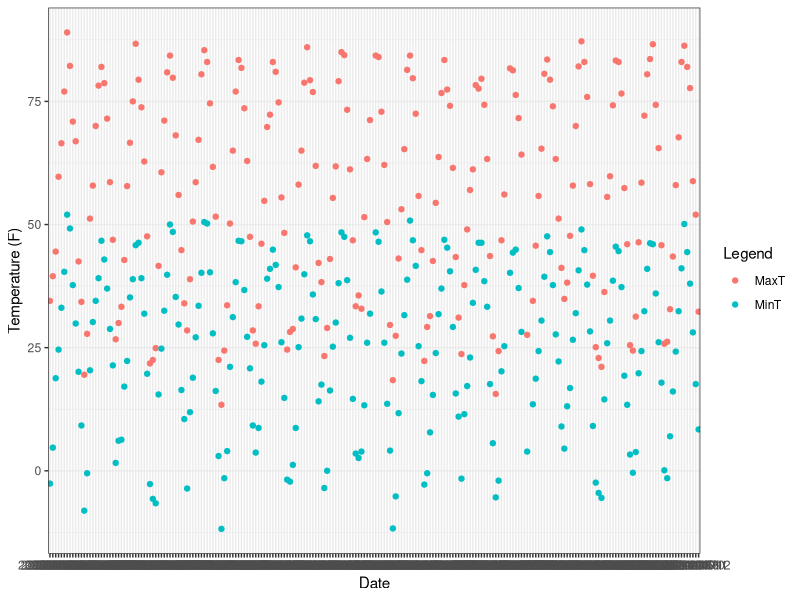
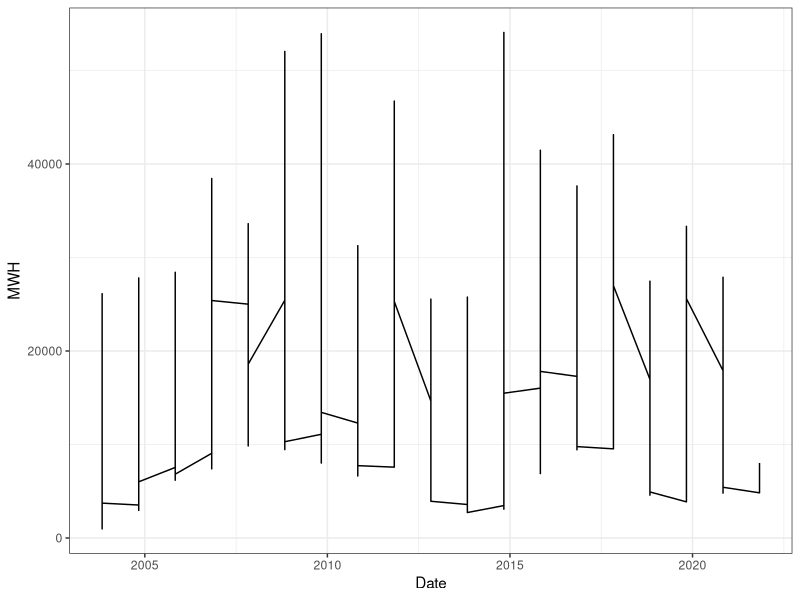

Reproduce these figures in R, in order. (Note: this script raises an error after producing the figures.)
## ---- chunk 1
getwd()
## ---- chunk 2
library(dplyr)
library(tidyverse)
library(ggplot2)

mytheme <- theme_classic(base_size = 14) +
  theme(axis.text = element_text(color = "black"), 
        legend.position = "right") + 
  theme_bw()
theme_set(mytheme)
## ---- chunk 3
climate<-read.csv("./Data/Processed/BlueMesaClimate.csv")
power<-read.csv("./Data/Processed/BlueMesaPower.csv")
reservoir<-read.csv("./Data/Processed/BlueMesaReservoir.csv")
## ---- chunk 4
#need to convert to date again - doesn't carry over from DataCleaning.Rmd
#We need to get all the dates in the same format (year - month) to combine into one dataset for analysis but I can't get R to cooperate
climate$Date <- format(as.Date(climate$Date, format = "%Y-%d"))
power$Date <- as.Date(power$Date, format = "%Y-%d")
reservoir$Date <- as.Date(reservoir$Date, format = "%Y-%m-%d")

#make a gathered data set for data viz
climate.longer<-pivot_longer(climate, MaxT:MinT, names_to = "Min/Max", values_to = "Temperature")

#make a gathered data set for data viz
reservoir.longer<-reservoir %>%
  pivot_longer(Inflow.cfs:Total.cfs, names_to = "Flow_Type", values_to = "Flow_(cfs)") %>%
  pivot_longer(Storage.af:Evaporation.af, names_to = "Volume_Type", values_to = "Volume_(af)")

#combine power and reservoir data
power.res<-left_join(power, reservoir)
## ---- chunk 5
#min and max temperature over time
ggplot(climate.longer) +
  geom_point(aes(x = Date, y = Temperature, group = `Min/Max`, color = `Min/Max`)) +
  labs(y="Temperature (F)", color = "Legend")

#power production over time
ggplot(power, aes(x=Date, y=MWH))+
  geom_line()

#reservoir elevation over time
ggplot(reservoir, aes(x=Date, y = Elevation.ft))+
  geom_line(color = "blue")+
  ylab("Reservoir Elevation (ft)")

#reservoir volume over time
ggplot(reservoir.longer, aes(x=Date, y = `Volume_(af)`, color = `Volume_Type`))+
  geom_line()+
  labs(y = "Volume (af)", color = "Legend")

#reservoir total flow over time
ggplot(reservoir, aes(x=Date, y = Total.cfs))+
  geom_line(color = "blue")+
  labs(y = "Total Flow (cfs)")

#reservoir power production by power.cfs
#I want to do a second axis here but it isn't working. Would also need to add a legend.
ggplot(power.res, aes(x=Date))+
  geom_line(aes(y=Power.cfs), color = "blue")+
  geom_line(aes(y=MWH), color = "red")+
  scale_y_continuous(
    name = "Power Flow (cfs)"#,
    #sec_axis(name = waiver(MWH))
    )
